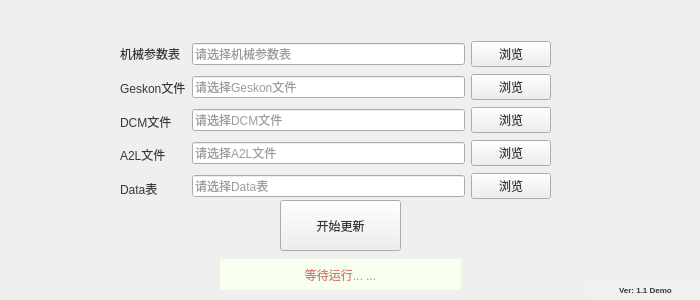
<?xml version="1.0" encoding="UTF-8"?>
<ui version="4.0">
 <class>Formdemo</class>
 <widget class="QWidget" name="Formdemo">
  <property name="geometry">
   <rect>
    <x>0</x>
    <y>0</y>
    <width>700</width>
    <height>300</height>
   </rect>
  </property>
  <property name="minimumSize">
   <size>
    <width>700</width>
    <height>300</height>
   </size>
  </property>
  <property name="maximumSize">
   <size>
    <width>700</width>
    <height>500</height>
   </size>
  </property>
  <property name="windowTitle">
   <string>SysEng2.0 Data Query Tool</string>
  </property>
  <property name="windowOpacity">
   <double>6.000000000000000</double>
  </property>
  <property name="styleSheet">
   <string notr="true">font: 700 9pt &quot;Segoe UI&quot;;
color: rgb(56, 56, 56);</string>
  </property>
  <widget class="QPushButton" name="startbtn">
   <property name="geometry">
    <rect>
     <x>280</x>
     <y>200</y>
     <width>121</width>
     <height>51</height>
    </rect>
   </property>
   <property name="cursor">
    <cursorShape>PointingHandCursor</cursorShape>
   </property>
   <property name="mouseTracking">
    <bool>false</bool>
   </property>
   <property name="whatsThis">
    <string/>
   </property>
   <property name="styleSheet">
    <string notr="true"/>
   </property>
   <property name="text">
    <string>开始更新</string>
   </property>
  </widget>
  <widget class="QWidget" name="layoutWidget">
   <property name="geometry">
    <rect>
     <x>120</x>
     <y>40</y>
     <width>431</width>
     <height>163</height>
    </rect>
   </property>
   <layout class="QGridLayout" name="gridLayout_2">
    <item row="0" column="0">
     <widget class="QLabel" name="label">
      <property name="styleSheet">
       <string notr="true"/>
      </property>
      <property name="text">
       <string>机械参数表</string>
      </property>
     </widget>
    </item>
    <item row="0" column="1" rowspan="5">
     <layout class="QGridLayout" name="gridLayout">
      <item row="0" column="0">
       <widget class="QLineEdit" name="lineEdit">
        <property name="autoFillBackground">
         <bool>false</bool>
        </property>
        <property name="text">
         <string/>
        </property>
        <property name="placeholderText">
         <string>请选择机械参数表</string>
        </property>
       </widget>
      </item>
      <item row="0" column="1">
       <widget class="QPushButton" name="btntest">
        <property name="text">
         <string>浏览</string>
        </property>
       </widget>
      </item>
      <item row="1" column="0">
       <widget class="QLineEdit" name="lineEdit_2">
        <property name="text">
         <string/>
        </property>
        <property name="placeholderText">
         <string>请选择Geskon文件</string>
        </property>
       </widget>
      </item>
      <item row="2" column="0">
       <widget class="QLineEdit" name="lineEdit_3">
        <property name="text">
         <string/>
        </property>
        <property name="placeholderText">
         <string>请选择DCM文件</string>
        </property>
       </widget>
      </item>
      <item row="3" column="0">
       <widget class="QLineEdit" name="lineEdit_4">
        <property name="text">
         <string/>
        </property>
        <property name="placeholderText">
         <string>请选择A2L文件</string>
        </property>
       </widget>
      </item>
      <item row="4" column="0">
       <widget class="QLineEdit" name="lineEdit_5">
        <property name="text">
         <string/>
        </property>
        <property name="placeholderText">
         <string>请选择Data表</string>
        </property>
       </widget>
      </item>
      <item row="1" column="1">
       <widget class="QPushButton" name="pushButton">
        <property name="text">
         <string>浏览</string>
        </property>
       </widget>
      </item>
      <item row="2" column="1">
       <widget class="QPushButton" name="pushButton_2">
        <property name="text">
         <string>浏览</string>
        </property>
       </widget>
      </item>
      <item row="3" column="1">
       <widget class="QPushButton" name="pushButton_3">
        <property name="text">
         <string>浏览</string>
        </property>
       </widget>
      </item>
      <item row="4" column="1">
       <widget class="QPushButton" name="pushButton_4">
        <property name="text">
         <string>浏览</string>
        </property>
       </widget>
      </item>
     </layout>
    </item>
    <item row="1" column="0">
     <widget class="QLabel" name="label_2">
      <property name="styleSheet">
       <string notr="true"/>
      </property>
      <property name="text">
       <string>Geskon文件</string>
      </property>
     </widget>
    </item>
    <item row="2" column="0">
     <widget class="QLabel" name="label_3">
      <property name="text">
       <string>DCM文件</string>
      </property>
     </widget>
    </item>
    <item row="3" column="0">
     <widget class="QLabel" name="label_4">
      <property name="text">
       <string>A2L文件</string>
      </property>
     </widget>
    </item>
    <item row="4" column="0">
     <widget class="QLabel" name="label_5">
      <property name="text">
       <string>Data表</string>
      </property>
     </widget>
    </item>
   </layout>
  </widget>
  <widget class="QLineEdit" name="lineEdit_info">
   <property name="enabled">
    <bool>false</bool>
   </property>
   <property name="geometry">
    <rect>
     <x>220</x>
     <y>259</y>
     <width>241</width>
     <height>31</height>
    </rect>
   </property>
   <property name="styleSheet">
    <string notr="true">background-color: rgb(248, 255, 239);
color: rgb(170, 0, 0);
font: 700 9pt &quot;Microsoft YaHei UI&quot;;
border: none;</string>
   </property>
   <property name="text">
    <string/>
   </property>
   <property name="alignment">
    <set>Qt::AlignCenter</set>
   </property>
   <property name="readOnly">
    <bool>false</bool>
   </property>
   <property name="placeholderText">
    <string>等待运行... ...</string>
   </property>
  </widget>
  <widget class="QLineEdit" name="lineEdit_ver">
   <property name="enabled">
    <bool>false</bool>
   </property>
   <property name="geometry">
    <rect>
     <x>590</x>
     <y>280</y>
     <width>113</width>
     <height>20</height>
    </rect>
   </property>
   <property name="font">
    <font>
     <family>Microsoft YaHei UI</family>
     <pointsize>6</pointsize>
     <italic>false</italic>
     <bold>true</bold>
    </font>
   </property>
   <property name="styleSheet">
    <string notr="true">font: 700 6pt &quot;Microsoft YaHei UI&quot;;
background-color: rgb(240, 240, 240);
border: none;</string>
   </property>
   <property name="text">
    <string>Ver: 1.1 Demo</string>
   </property>
   <property name="alignment">
    <set>Qt::AlignCenter</set>
   </property>
  </widget>
 </widget>
 <resources/>
 <connections/>
</ui>
